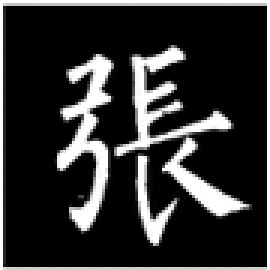
#> input picture Zhang.png, 90 x 90 px (shown 3 times larger)
$ jupyter execute --allow-errors '2. Hermite.ipynb'   (older library calls are emulated)
#> lines starting #> are read from the running program, lines starting #| are printed output that depends on the picture; after the words box and inside, x2 and y2 are one past the last pixel; in counts of white or black regions, pixels touching at a corner belong together
# Gaussian-Hermite Reconstruction

[cell 1]
import cv2
import numpy as np
import scipy as sp
import scipy.special
import scipy.misc
import math
import matplotlib.pyplot as plt
from scipy.special import factorial

[cell 2]
fp = 'Zhang.png'
img = cv2.imread(fp, cv2.IMREAD_GRAYSCALE)
#> img: shape (90, 90); min 0, max 255, mean 48.5

print(img.ravel()[np.flatnonzero(img)])
#> (printed output is left out)
# [7 lines of commented-out code are left out]

[cell 3]
filepath = 'Zhang.png'
img_gray = cv2.imread(filepath, cv2.IMREAD_GRAYSCALE)

ret, img_binary = cv2.threshold(img_gray, 127, 1, cv2.THRESH_BINARY_INV)
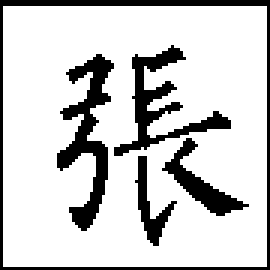
#> img_binary: shape (90, 90) (shown 3 times larger); values 0 (black) and 1 (white), 80.7% white; 5 black regions, box (x1, y1, x2, y2) and area: (0, 0, 90, 90) 444, (19, 18, 38, 77) 425, (38, 15, 77, 52) 355, (54, 46, 83, 72) 205, (45, 52, 59, 82) 133
print(img_binary)
#> (printed output is left out)
plt.imshow(img_binary,'gray')
plt.show()

[cell 4]
print(img_gray.dtype.name)
#| uint8

[cell 5]
def i_to_x(i):
    global k
    return (2*i-k+1)/(k-1)
def j_to_y(j):
    global k
    return (2*j-k+1)/(k-1)

[cell 6]
# the function for calculating H_p_tilde(i,k;sigma)
def discrete_hermite(p,i,sigma):
    x = i_to_x(i)
    return ((2**p)*factorial(p)*math.sqrt(math.pi)*sigma)**(-1/2)*math.exp(-x**2 / (2*sigma**2))*sp.special.eval_hermite(p, x/sigma)


def discrete_hermite_Q(n,k,sigma):
#> called with n = 31, k = 256, sigma = 0.151
    Q = np.zeros((n+1,k), dtype="double")
    for i in range(n+1):
        for j in range(k):
            Q[i,j] = discrete_hermite(i,j,sigma)
    return Q

# physicists hermite polynomials
def get_hermite_fast(x, kmax, d):
    H = np.zeros((kmax, len(x)))
    H[0,:] = np.ones(len(x))
    H[1,:] = 2*x
    for k in range(kmax- 2):
        kp = k+2
        H[kp,:] = 2*x*H[kp-1,:] - 2*(kp-1) * H[kp-2,:]
    return H

[cell 7]
k = 256
n = 31 #order
sigma = 0.9*n**(-0.52) # select scale parameter sigma
print("order = ", n)
print("sigma = ",sigma)
M = np.zeros((n+1,n+1), dtype="double")
F = np.zeros((k,k), dtype="double")

# Q is the storage for Guassian_Hermite polynominal, shape = (n+1,k) <-- (p,i).  p [0,n] and i [0,k-1]
Q = discrete_hermite_Q(n,k,sigma)
F = img_binary.T
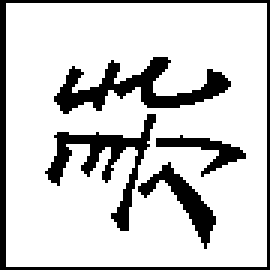
#> F: shape (90, 90) (shown 3 times larger); values 0 (black) and 1 (white), 80.7% white; 5 black regions, box (x1, y1, x2, y2) and area: (0, 0, 90, 90) 444, (18, 19, 77, 38) 425, (15, 38, 52, 77) 355, (46, 54, 72, 83) 205, (52, 45, 82, 59) 133
#> (the rest of this cell did not finish here and is left out)

[cell 8]
M_0 = M[::2,::2]
M_1 = M[1::2,1::2]
plt.figure(figsize=(15, 15))
plt.subplot(131); plt.imshow(M)
plt.subplot(132); plt.imshow(M_0)
plt.subplot(133); plt.imshow(M_1)
plt.show()
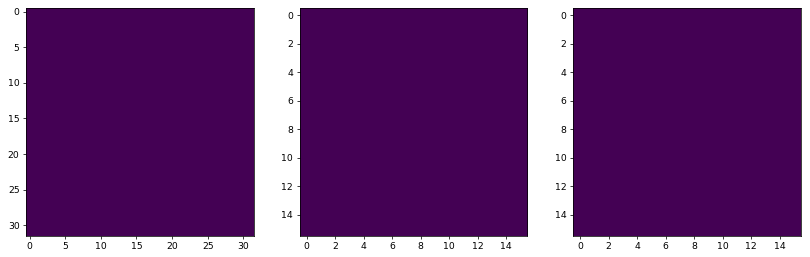
#> figure drawn by matplotlib, 3 panels

[cell 9]
F_rec = np.dot(np.dot(Q.T,M),Q)
img_rec = F_rec.T
plt.imshow(img_rec,'gray')
plt.show()
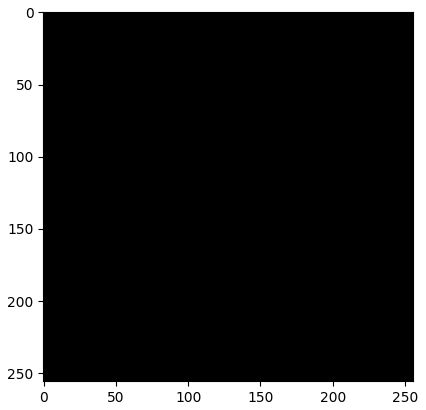
#> figure drawn by matplotlib, 1 panel

### post-processing

[cell 10]
ret1, img_binary_rec = cv2.threshold(img_rec,np.mean(img_rec) ,1, cv2.THRESH_BINARY)
print("阈值是:", ret1, "\norder是:", n)
plt.subplot(221).set_title('orgin'); plt.imshow(img_gray,'gray_r')
plt.subplot(222).set_title('orgin with threshold 127'); plt.imshow(img_binary,'gray')
plt.subplot(223).set_title('reconstruction'); plt.imshow(img_rec,'gray')
plt.subplot(224).set_title('reconstruction with threshold %d' %ret1);plt.imshow(img_binary_rec,'gray')
# plt.subplot(224).set_title('reconstruction with threshold {0}'.format(ret1)); plt.imshow(img_binary_rec,'gray')
plt.tight_layout()
plt.show()
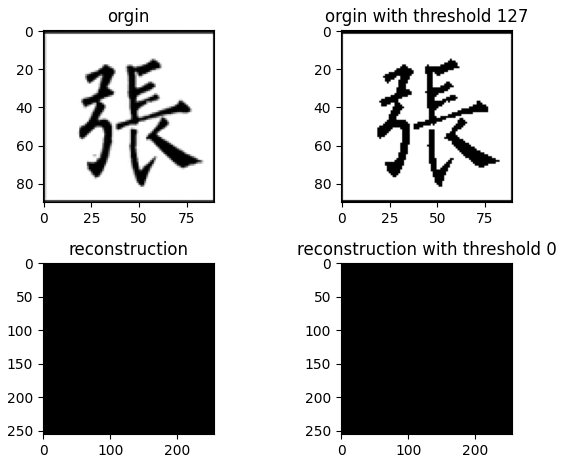
#> figure drawn by matplotlib, 4 panels

[cell 11]
plt.imshow(img_binary_rec,'gray')
plt.show()

## Normalization operation (4.1)

[cell 12]
def normalization_pq(p,q):
    # equation: u_pq += discrete_hermite(p,i,sigma) * discrete_hermite(q,j,sigma)
    u_pq = 0
#     method 1
    u_pq = np.sum(Q[p]) * np.sum(Q[q])
# [8 lines of commented-out code are left out]
    return u_pq

def normalization_denominator(i,j,U):
    denominator = 0
    for p in range(n+1):
        for q in range (n+1):
            # equation: denominator += normalization_pq(p,q) * discrete_hermite(p,i,sigma) * discrete_hermite(q,j,sigma)
            denominator += U[p,q] * Q[p,i] * Q[q,j]
    return denominator

[cell 13]
U = np.zeros((n+1,n+1), dtype = "double")
for p in range(n+1):
    for q in range(n+1):
        U[p,q] = normalization_pq(p,q)

# [7 lines of commented-out code are left out]
denominator = np.dot(np.dot(Q.T,U),Q)
# I_hat = I_tilde / denominator
img_nor_rec = img_rec / denominator

#### select binary_threshold after normalization

[cell 14]
row, col = img.shape
#> row = 90; col = 90
black_pixel = int(row*col - img_binary.sum()) # the number of pixels == 0
#> black_pixel = 1562
flat = img_nor_rec.flatten()
flat.sort()
threshold = flat[black_pixel]
#> threshold = 0
print(threshold)
#| 0.0

[cell 15]
# [5 lines of commented-out code are left out]
ret2, img_nor_binary_rec = cv2.threshold(img_nor_rec,threshold ,1, cv2.THRESH_BINARY)
#> img_nor_binary_rec: shape (256, 256) float64; every value is 0
#> ret2 = 0
print("阈值是:", ret2, "\norder是:", n)
#| 阈值是: 0.0
#| order是: 31
plt.figure(figsize=(10, 10))
plt.subplot(321).set_title('orgin image'); plt.imshow(img_gray,'gray_r')
plt.subplot(322).set_title('orgin_binary with threshold 127'); plt.imshow(img_binary,'gray')
plt.subplot(323).set_title('reconstruction'); plt.imshow(img_rec,'gray')
plt.subplot(324).set_title('reconstruction with threshold %d' %ret1); plt.imshow(img_binary_rec,'gray')
plt.subplot(325).set_title('normalized'); plt.imshow(img_nor_rec,'gray')
plt.subplot(326).set_title('normalized and binarized with threshold %f' %ret2); plt.imshow(img_nor_binary_rec,'gray')
# plt.subplot(334).set_title('reconstruction with threshold {0}'.format(ret1)); plt.imshow(img_binary_rec,'gray')
plt.tight_layout()
plt.show()

[cell 16]
plt.figure(figsize=(9, 9))
plt.subplot(121).set_title("origin"); plt.imshow(img,"gray_r")
plt.subplot(122).set_title("img_nor_binary_rec"); plt.imshow(img_nor_binary_rec, 'gray')
plt.tight_layout()
plt.show()
